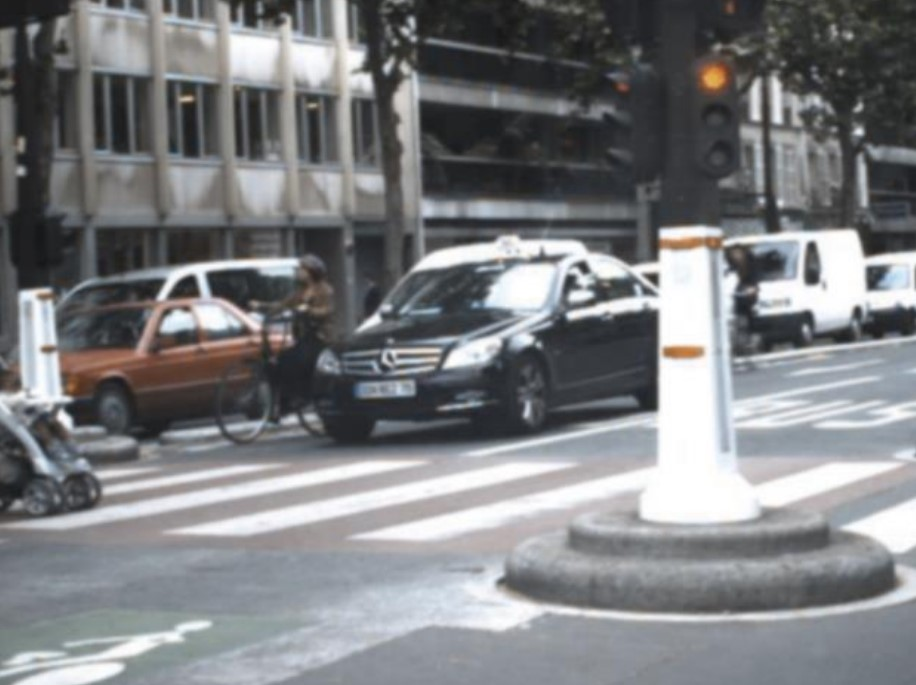
#> input picture Project/merah.jpg, 916 x 685 px
$ jupyter execute Project.ipynb
#> lines starting #> are read from the running program, lines starting #| are printed output that depends on the picture; after the words box and inside, x2 and y2 are one past the last pixel; in counts of white or black regions, pixels touching at a corner belong together
[cell 1]
import cv2 as cv
import numpy as np
import matplotlib.pyplot as plt

[cell 2]
img = cv.imread('merah.jpg')
#> img is the input picture: shape (685, 916, 3); mean B, G, R 128.5, 125.8, 124.3
gray = cv.cvtColor(img, cv.COLOR_BGR2GRAY)
plt.title("Gray image")
plt.imshow(gray, cmap="gray")

[cell 3]
blurred = cv.GaussianBlur(gray, (5, 5), 0)
plt.title("Penapis Gaussian")
plt.imshow(blurred, cmap="gray")

plt.show()

[cell 4]
edges = cv.Canny(blurred, 50, 0)
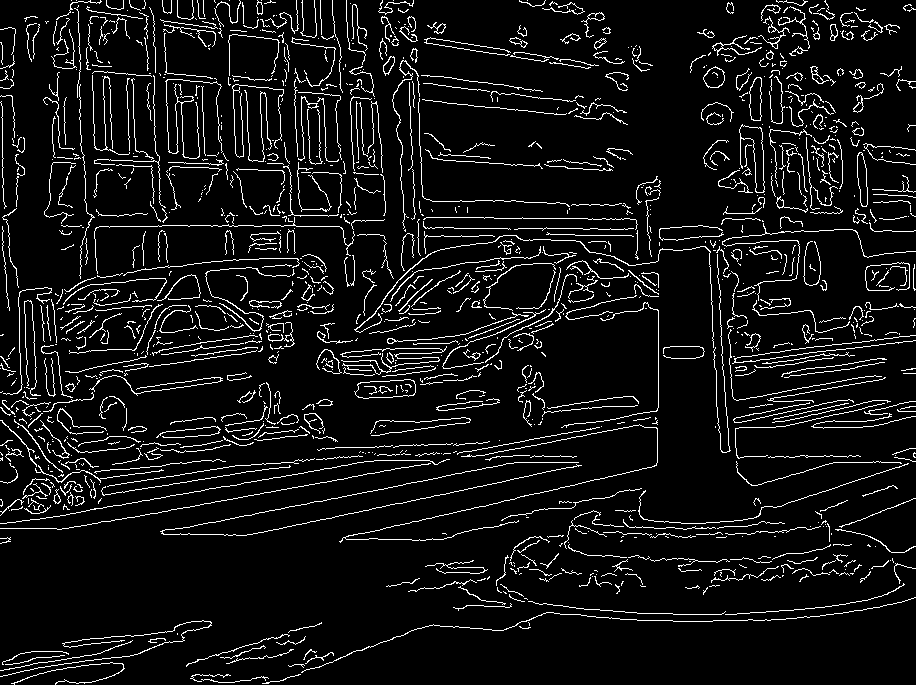
#> edges: shape (685, 916); 7.4% white in thin lines or dots
plt.title("Deteksi Tepi Canny")
plt.imshow(edges, cmap="gray")

plt.show()

[cell 5]
kernel = np.ones((3, 3), np.uint8)
dilated = cv.dilate(edges, kernel, iterations=1)
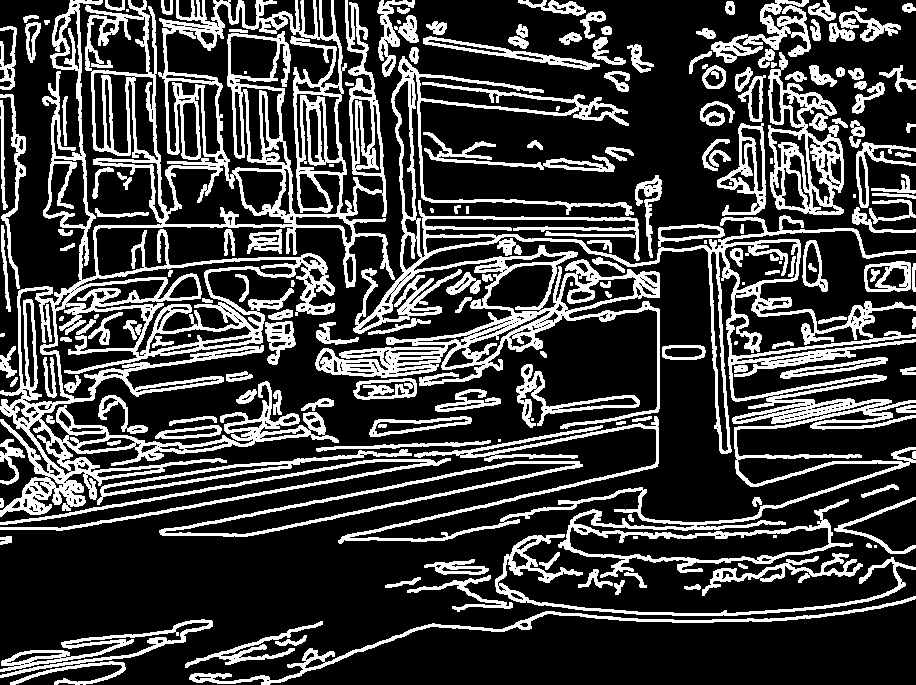
#> dilated: shape (685, 916); 25% white; 186 white regions (21 under 20 px), largest, box (x1, y1, x2, y2) and area: (0, 0, 395, 517) 48691, (315, 56, 916, 578) 44597, (768, 52, 844, 215) 4461
eroded = cv.erode(dilated, kernel, iterations=1)
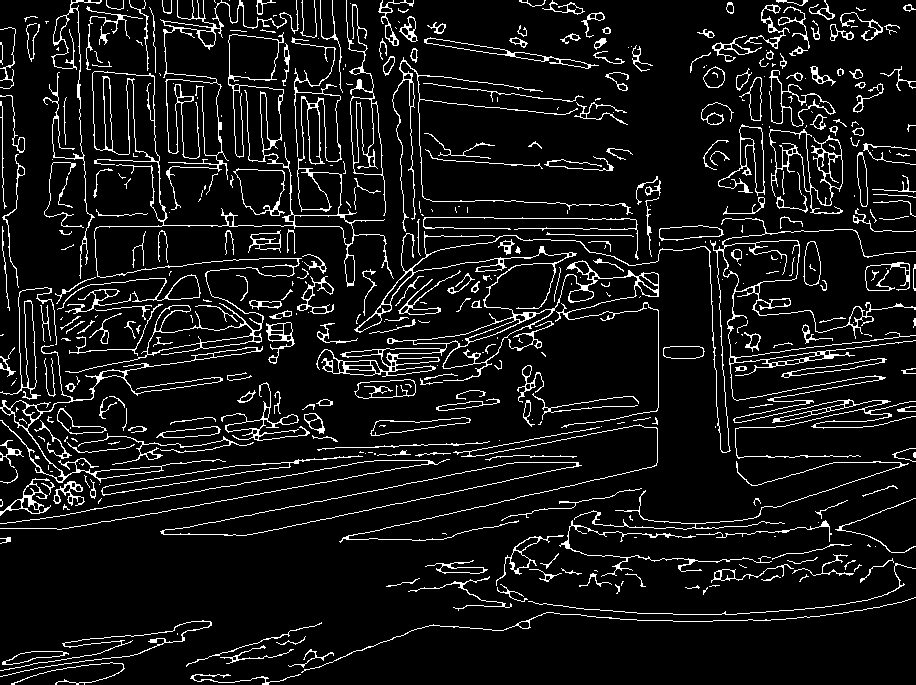
#> eroded: shape (685, 916); 8.5% white in thin lines or dots
contours, _ = cv.findContours(eroded, cv.RETR_EXTERNAL, cv.CHAIN_APPROX_SIMPLE)
#> contours = 422 contours, 269 with area under 20; largest, box (x1, y1, x2, y2) and area: (65, 32, 394, 373) 12150, (316, 218, 916, 459) 10910, (160, 462, 582, 536) 6420, (769, 129, 843, 214) 2246, (346, 0, 386, 216) 2238
selected_edges = np.zeros_like(eroded)
min_area = 100
max_area = 350

for contour in contours:
    area = cv.contourArea(contour)
    if min_area < area < max_area:
        cv.drawContours(selected_edges, [contour], -1, (255), thickness=cv.FILLED)
#> this loop made 422 passes
#> area on passes 1 to 3: 51, 24.5, 386
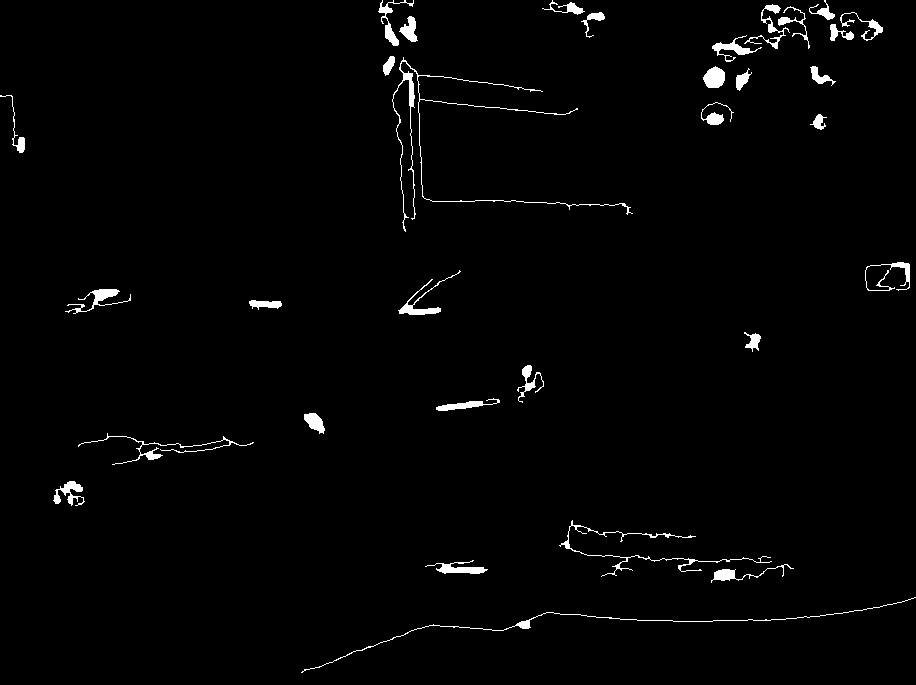
#> selected_edges: shape (685, 916); 1.7% white; 32 white regions, largest, box (x1, y1, x2, y2) and area: (392, 57, 633, 232) 1256, (301, 597, 916, 673) 728, (559, 520, 772, 577) 684

plt.title("Selected edges")
plt.imshow(selected_edges, cmap="gray")

[cell 6]
masked = cv.bitwise_and(img, img, mask=selected_edges)
plt.imshow(cv.cvtColor(masked, cv.COLOR_BGR2RGB))

[cell 7]
hsv = cv.cvtColor(masked, cv.COLOR_BGR2HSV)
#> hsv: shape (685, 916, 3); mean H, S, V 1.3, 0.3, 2.1
lower_hue = 0
upper_hue = 150
mask = cv.inRange(hsv, (lower_hue, 0, 0), (upper_hue, 255, 255))
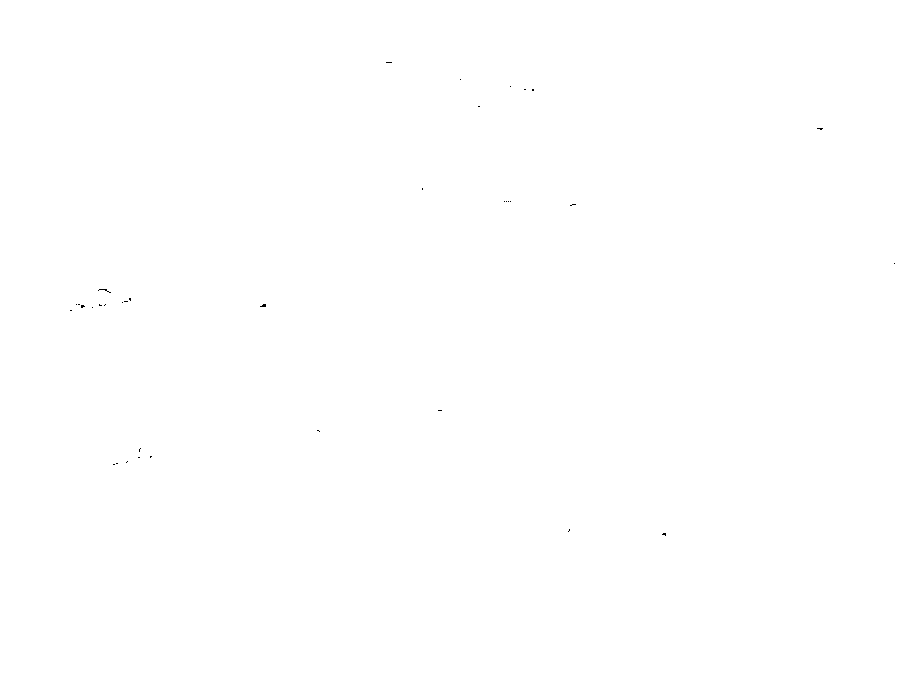
#> mask: shape (685, 916); 100% white; black in thin lines or dots, all inside (x1, y1, x2, y2) = (70, 62, 895, 536)
masked_img = cv.bitwise_and(hsv, hsv, mask=mask)
#> masked_img: shape (685, 916, 3); mean H, S, V 1.2, 0.3, 2
plt.title("Color Selection")
plt.imshow(cv.cvtColor(masked_img, cv.COLOR_BGR2RGB))
plt.show()

[cell 8]
gray = cv.cvtColor(masked_img, cv.COLOR_BGR2GRAY)
edges = cv.Canny(gray, 50, 0)
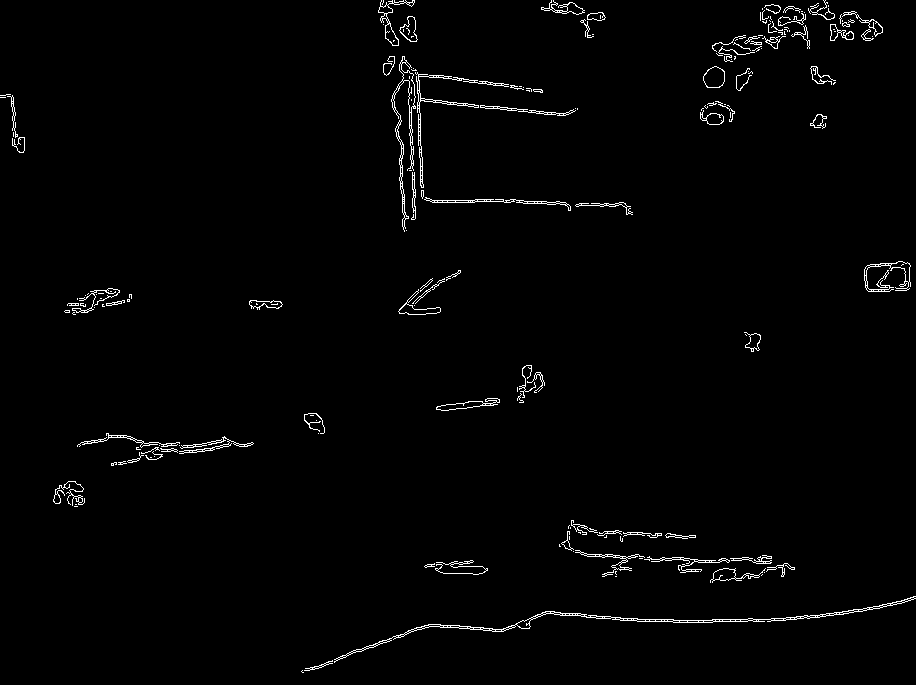
#> edges: shape (685, 916); 1.5% white in thin lines or dots
circles = cv.HoughCircles(edges, cv.HOUGH_GRADIENT, dp=1, minDist=10, param1=15, param2=15, minRadius=10, maxRadius=20)
#> circles = [[715.5, 77.5, 11]]

circle_detection = masked_img.copy()

if circles is not None:
    circles = np.uint16(np.around(circles))
#> circles = [[716, 78, 11]]
    for circle in circles[0, :]:
        center = (circle[0], circle[1])
        radius = circle[2]
        cv.circle(circle_detection, center, radius, (0, 0, 255), thickness=2)
#> this loop made 1 pass
#> circle_detection: shape (685, 916, 3); mean H, S, V 1.2, 0.3, 2.1
plt.title("Circle Detection")
plt.imshow(cv.cvtColor(circle_detection, cv.COLOR_BGR2RGB))
plt.show()

[cell 9]
hue = circle_detection[circle[1], circle[0], 0]
#> hue = 19
if hue < 30:
    color = "Merah"
elif hue > 90:
    color = "Hijau"
else:
    color = "Kuning"

cv.putText(circle_detection, color, (circle[0] - radius, circle[1] - radius - 10),
           cv.FONT_HERSHEY_SIMPLEX, 0.7, (0, 0, 255), thickness=2)
#> circle_detection: shape (685, 916, 3); mean H, S, V 1.2, 0.3, 2.3

plt.title("Circle Detection")
plt.imshow(cv.cvtColor(circle_detection, cv.COLOR_BGR2RGB))

plt.show()
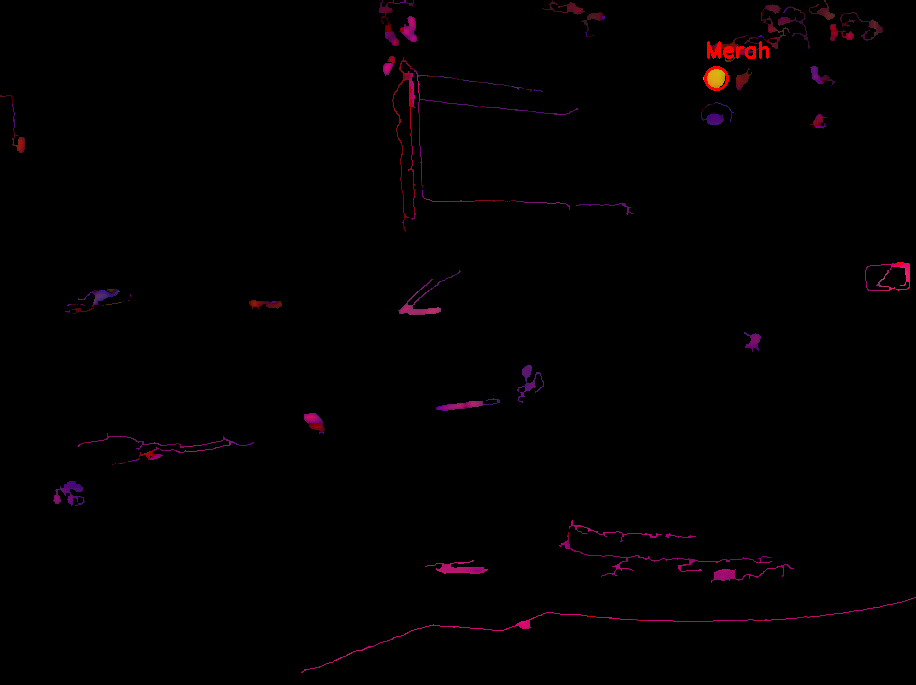
#> shown: shape (685, 916, 3); mean R, G, B 2.3, 0.3, 1.2

$ run again, with Project/hijau.jpg copied over Project/merah.jpg
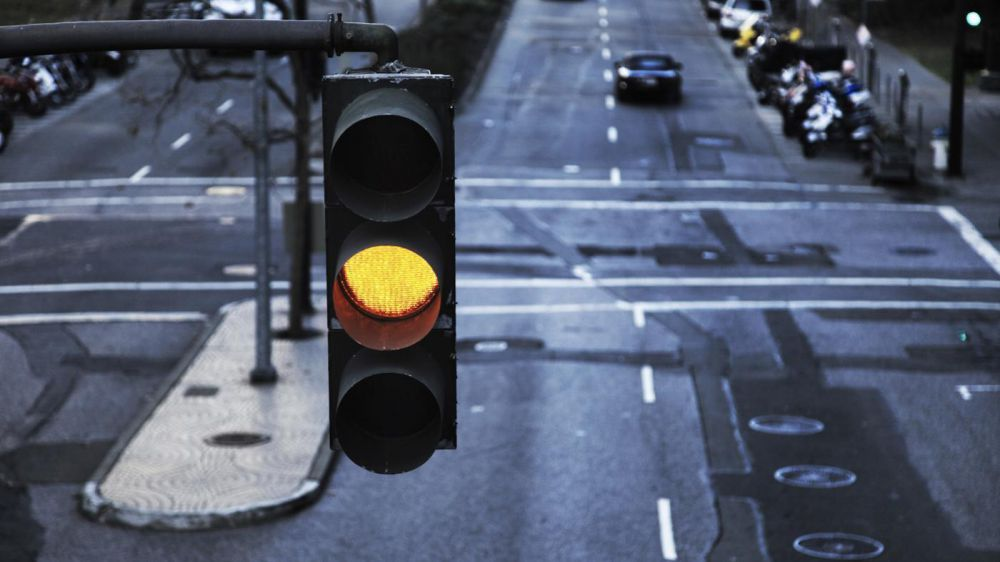
#> input picture Project/hijau.jpg, 1000 x 562 px
#> img is the input picture: shape (562, 1000, 3); mean B, G, R 107.9, 89.6, 81.8
#> dilated: shape (562, 1000); 25% white; 139 white regions (9 under 20 px), largest, box (x1, y1, x2, y2) and area: (0, 0, 1000, 562) 78400, (0, 47, 297, 175) 9162, (0, 164, 298, 368) 8255
#> `eroded = cv.erode(dilated, kernel, iterations=1)`:
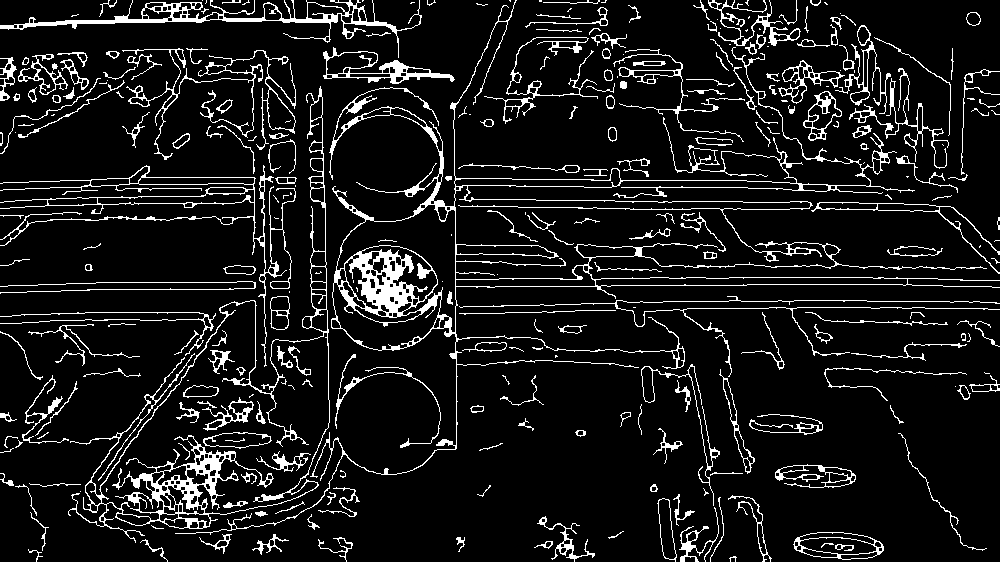
#> eroded: shape (562, 1000); 9.7% white in thin lines or dots
#> contours = 249 contours, 139 with area under 20; largest, box (x1, y1, x2, y2) and area: (175, 0, 1000, 535) 44616, (68, 86, 330, 543) 33606, (0, 165, 296, 367) 3770, (0, 0, 422, 58) 3318, (793, 532, 884, 560) 1888
#> the loop `for contour in contours:` made 249 passes
#> area on passes 3 to 5: 48, 30, 27
#> hsv: shape (562, 1000, 3); mean H, S, V 1.6, 1, 1.9
#> mask: shape (562, 1000); 100% white; 8 black regions (6 under 20 px), largest, box (x1, y1, x2, y2) and area: (0, 75, 15, 86) 87, (335, 413, 337, 429) 22
#> masked_img: shape (562, 1000, 3); mean H, S, V 1.6, 1, 1.9
#> `circles = cv.HoughCircles(edges, cv.HOUGH_GRADIENT, dp=1, minDist=10, ..`: circles = [[693.5, 541.5, 12.7]]
#> `circles = np.uint16(np.around(circles))`: circles = [[694, 542, 13]]
#> the loop `for circle in circles[0, :]:` made 1 pass
#> hue = 0
#> `plt.show()`:
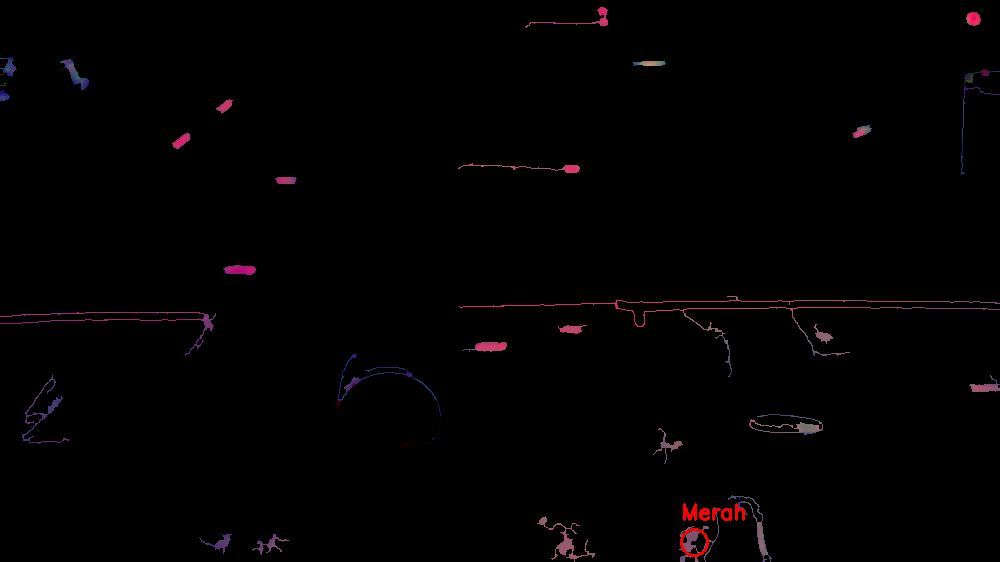
#> shown: shape (562, 1000, 3); mean R, G, B 2.2, 1, 1.6
